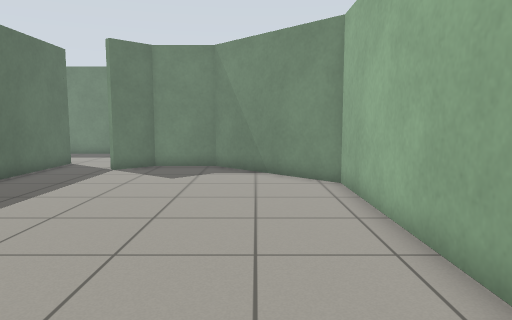
View 1 (above)

24 first-person views from a walk through a robot-simulator world made for Gazebo. The camera is 0.94 m above the floor, tilts 6° down and sees 70° across. The floor is counted in squares, 0.5 m on a side. Each view is taken from the middle of a square. On the plan, view 1 faces up. The plan holds only what a view shows up to about 18 squares ahead; the rest is blank. The place goes on beyond the plan.

View 2
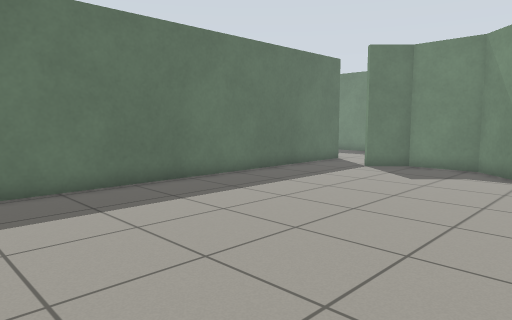

View 3
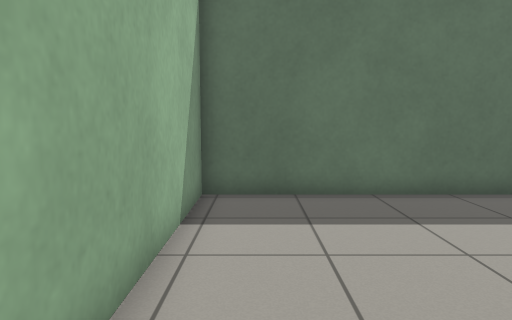

View 4
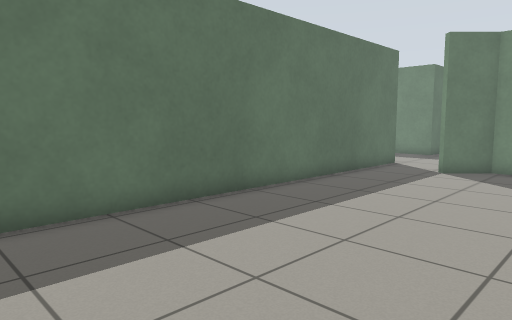

View 5
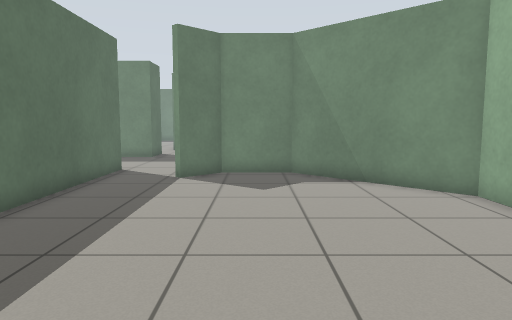

View 6
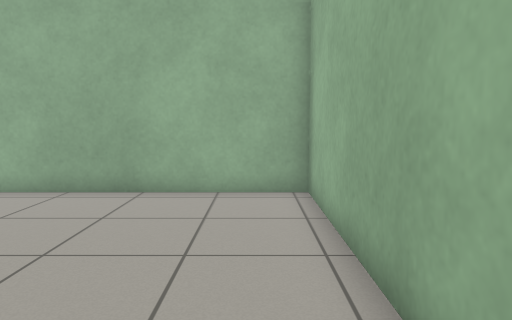

View 7
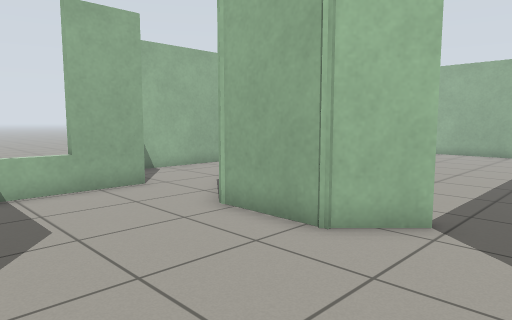

View 8
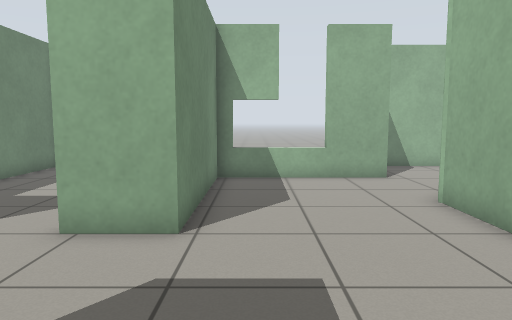

View 9
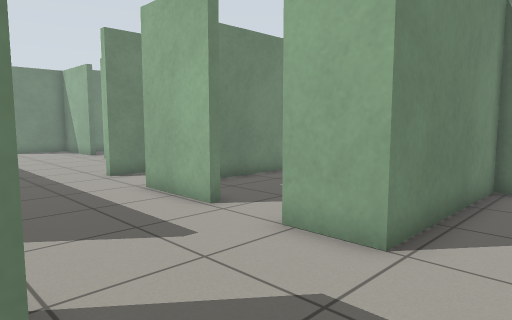

View 10
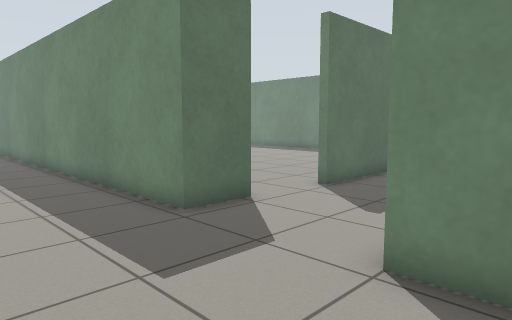

View 11
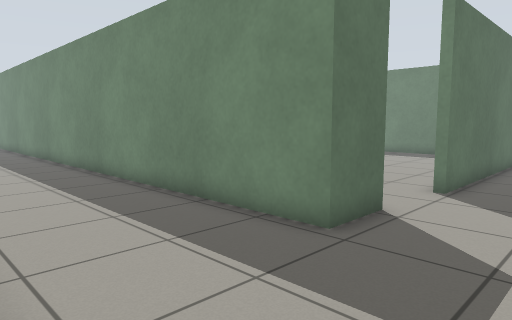

View 12
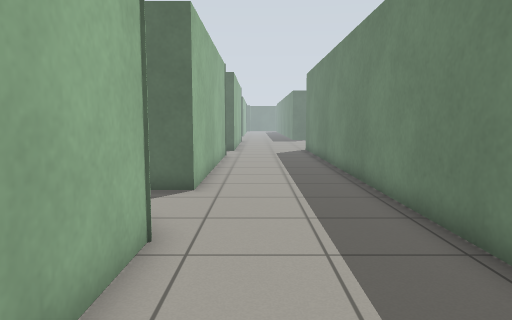

View 13
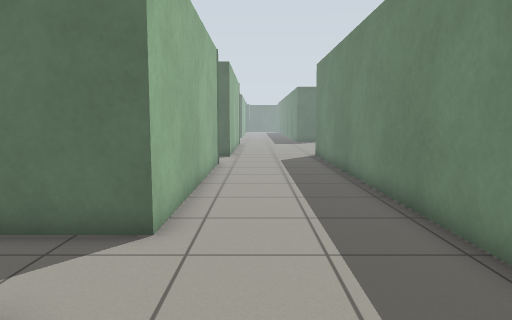

View 14
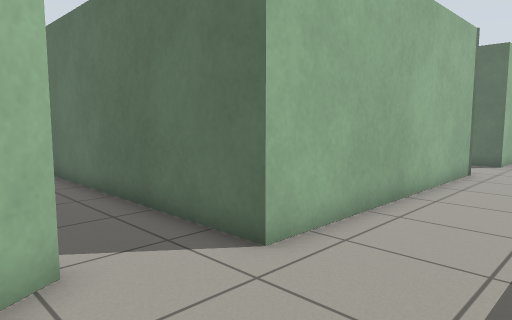

View 15
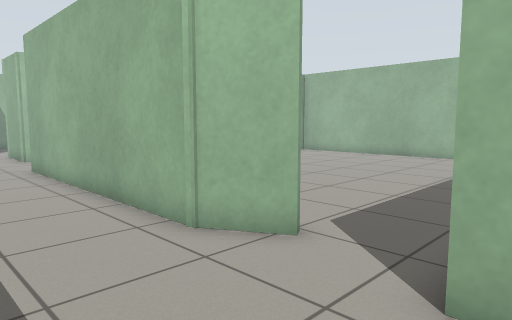

View 16
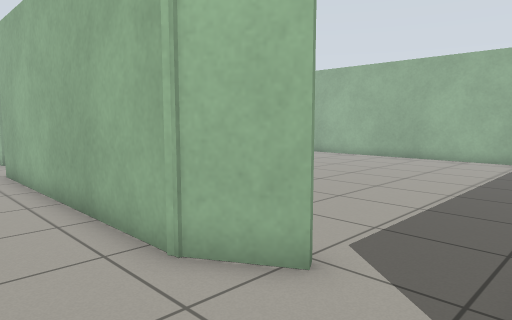

View 17
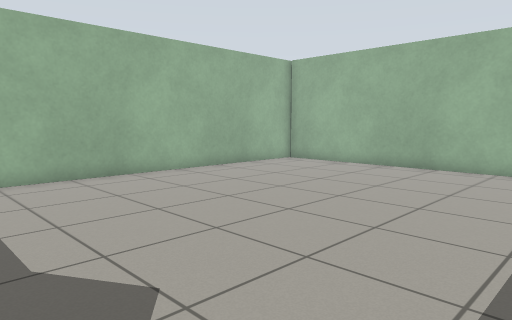

View 18
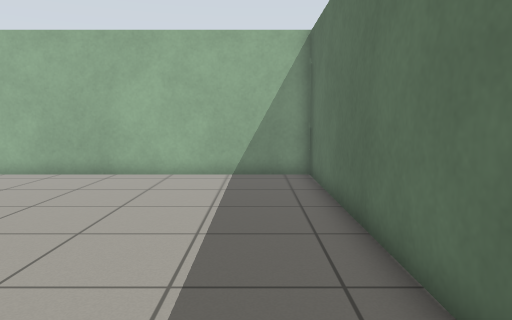

View 19
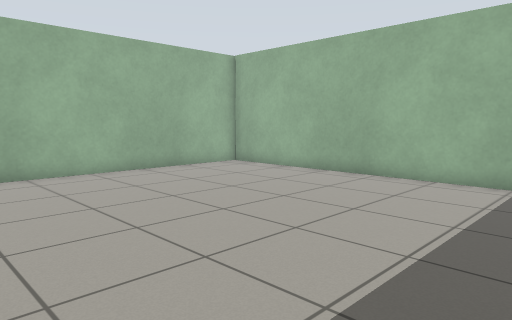

View 20
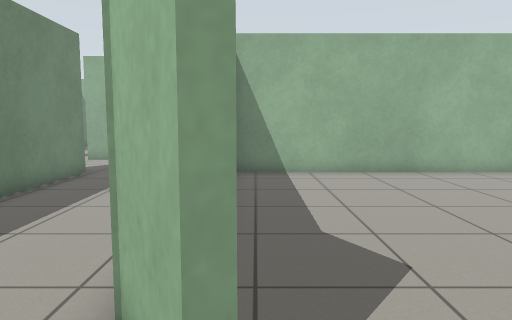

View 21
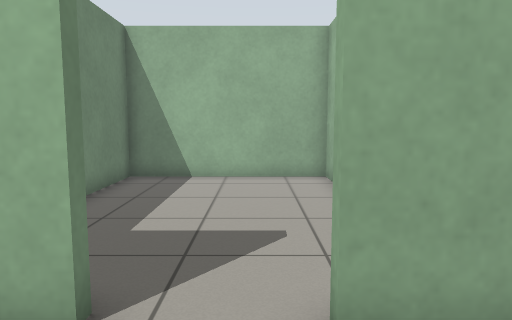

View 22
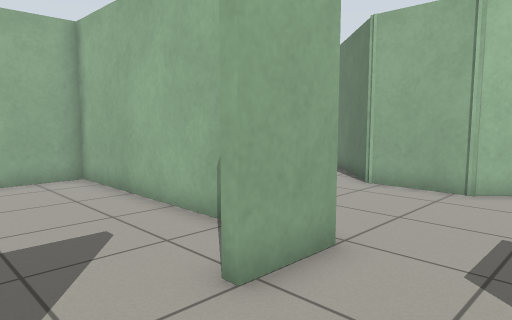

View 23
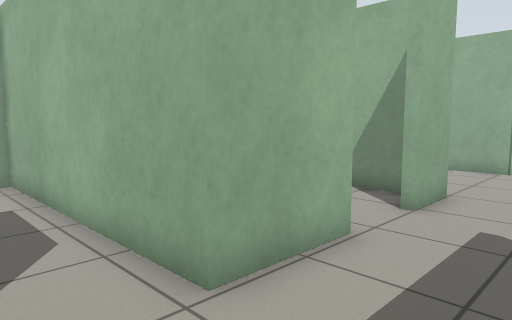

View 24
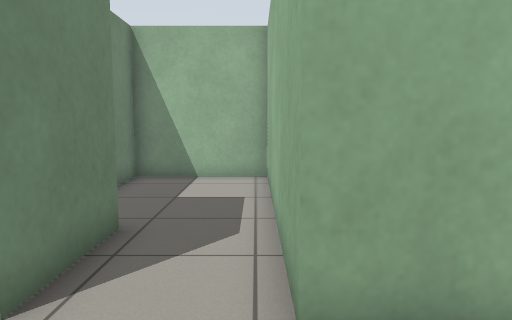

### Floor plan
Ten units are one square. View 1 is at (0, 0); x grows to the right and y downward. Boxes are objects, and circles mark ways between rooms. Rooms are numbered by the first view taken in them; rooms with no view inside come last. Other rooms are left out.
<svg viewBox="-360 -320 419 339">
<path fill="none" stroke="#000" d="M-58 -142 -44 -157M-83 -163 -83 14 26 14 26 -111 -17 -154 -43 -154 -55 -141M-85 -234 -85 -213 -352 -213M-204 -153 -187 -163 -83 -163M-39 -212 -39 -234M-41 -233 -36 -233M-44 -157 -16 -157M-39 -255 -39 -286 54 -286 54 -315M-83 -315 -83 -260M22 -165 22 -213 -41 -213M-6 -314 -38 -314M-332 -163 -229 -163M-229 -163 -229 -1 -86 -1 -86 -158M-31 -216 54 -216 54 -283 -14 -283"/>
<circle cx="-60" cy="-163" r="3" fill="#2a7"/>
<circle cx="-215" cy="-160" r="3" fill="#2a7"/>
<circle cx="-40" cy="-245" r="3" fill="#2a7"/>
<text x="-30" y="-70">1</text>
<text x="-140" y="-200">2</text>
<text x="-160" y="-80">3</text>
<text x="0" y="-250">4</text>
</svg>
Room 1 opens to room 2. Room 2 opens to room 3. Room 2 opens to room 4.

Where each view was taken, in squares from view 1:
view 1: 0 up, 0 right, facing up
view 2: 0 up, 2 right, facing up-left
view 3: 0 up, 1 right, facing left
view 4: 0 up, 1 left, facing up-left
view 5: 2 up, 3 left, facing up
view 6: 0 up, 7 left, facing right
view 7: 21 up, 8 left, facing down-right
view 8: 20 up, 10 left, facing right
view 9: 19 up, 9 left, facing up-right
view 10: 17 up, 2 left, facing up-left
view 11: 16 up, 5 left, facing up-left
view 12: 18 up, 13 left, facing left
view 13: 18 up, 17 left, facing left
view 14: 20 up, 19 left, facing down-left
view 15: 20 up, 24 left, facing down-right
view 16: 19 up, 23 left, facing down-right
view 17: 15 up, 21 left, facing down-right
view 18: 13 up, 21 left, facing down
view 19: 12 up, 22 left, facing down-right
view 20: 15 up, 22 left, facing right
view 21: 24 up, 7 left, facing right
view 22: 26 up, 7 left, facing down-right
view 23: 31 up, 7 left, facing down-right
view 24: 29 up, 7 left, facing right
